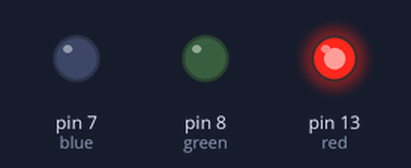
A sketch run on a simulated Arduino Uno, built with avr-gcc and run on an emulated ATmega328P. Shown: output pins drawn as LEDs (lit = HIGH).

Above: at 0.5 s.
At 15.5 s:
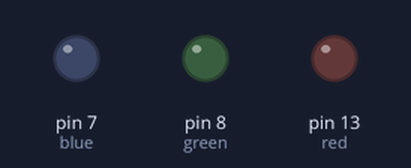
At 22.5 s:
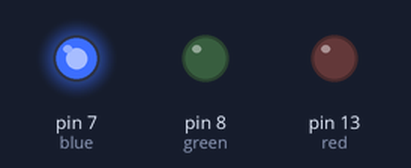
At 30.5 s:
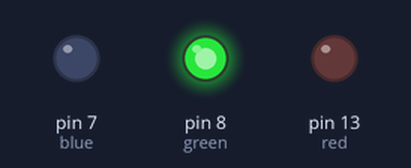
Timing chart, 0 to 31.2 s (numbered marks = the images above):
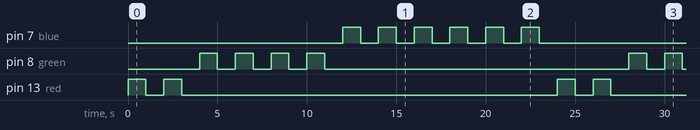

Measured:
- by itself, pin 7 (blue): repeats every 24.0 s: 5 × (LOW 1.0 s, HIGH 1.0 s), LOW 13.0 s, HIGH 1.0 s
- by itself, pin 8 (green): repeats every 24.0 s: 3 × (LOW 1.0 s, HIGH 1.0 s), LOW 17.0 s, HIGH 1.0 s
- by itself, pin 13 (red): repeats every 24.0 s: LOW 1.0 s, HIGH 1.0 s, LOW 21.0 s, HIGH 1.0 s

The sketch:

ex02.ino
```cpp
// C++ code
//
const int red = 13;
const int green = 8;
const int blue = 7;

void setup()
{
  pinMode(red, OUTPUT);
  pinMode(green, OUTPUT);
  pinMode(blue, OUTPUT);
}

void loop()
{

    for (int i = 0; i < 2; ++i) {
      digitalWrite(red, HIGH);
      delay(1000);
      digitalWrite(red, LOW);
      delay(1000);
    }
    for (int i = 0; i < 4; ++i) {
      digitalWrite(green, HIGH);
      delay(1000);
      digitalWrite(green, LOW);
      delay(1000);
    }
    for (int i = 0; i < 6; ++i) {
      digitalWrite(blue, HIGH);
      delay(1000);
      digitalWrite(blue, LOW);
      delay(1000);
    }
}
```
